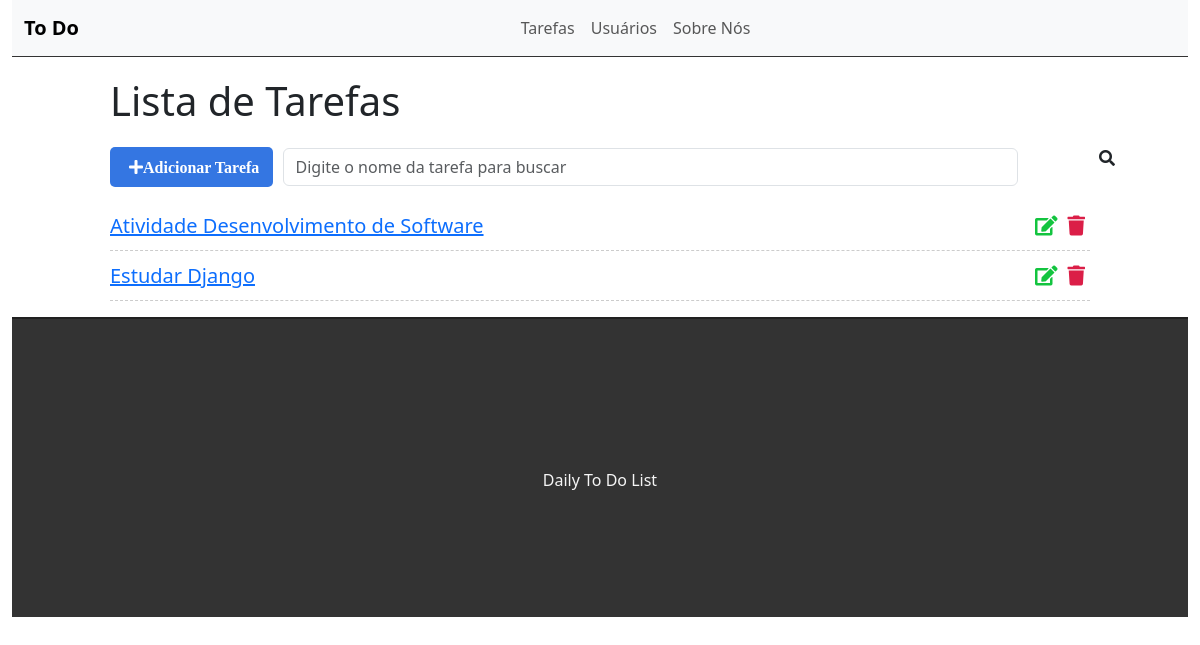
The app's page /, older data.
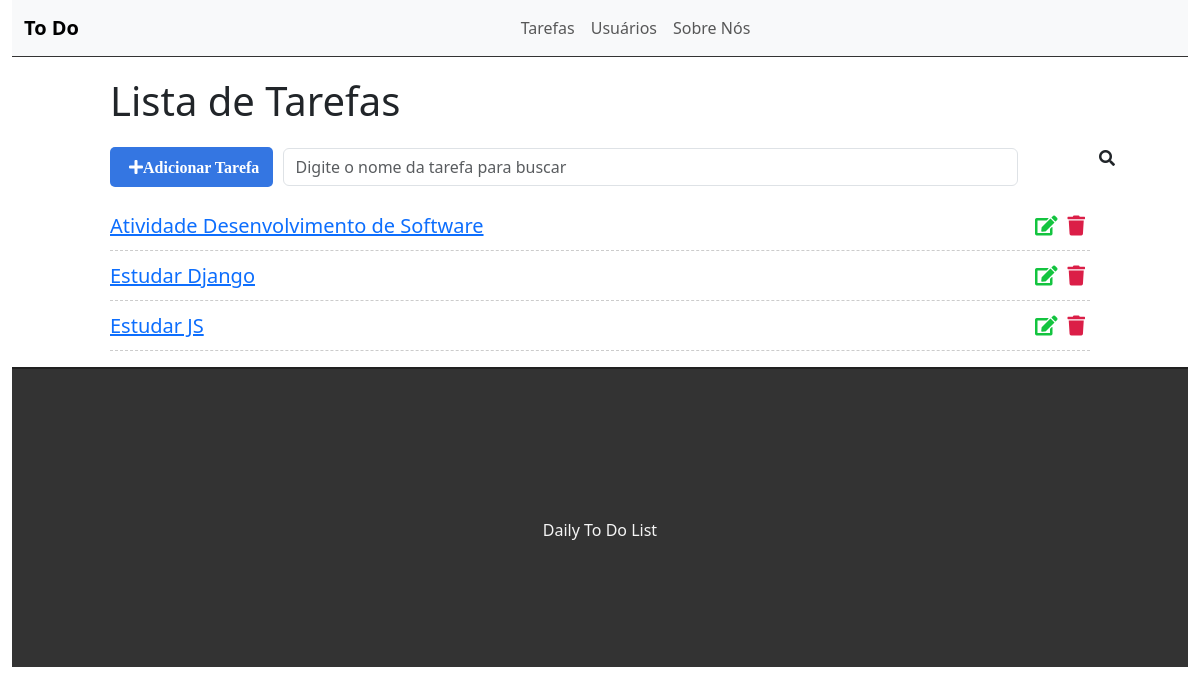
The same page, newer data.
### tasks/models.py (models this page shows)
class Task(models.Model):
    title = models.CharField(max_length=255)
    description = models.TextField()
    done = models.CharField(
        max_length=5,
        choices=STATUS,
    )

### tasks/views.py (the view)
# urls.py: path('', views.taskList, name='task-list'),
def taskList(request):
    tasks = Task.objects.all().order_by('title')
    return render(request, 'tasks/list.html', {'tasks': tasks})

### tasks/templates/tasks/list.html (shortened to what this page needs)
{% extends "base.html" %}
{% block content %}
<div class="offset-1 col-10 list-div">
    <h1>Lista de Tarefas</h1>
    <a id="add-link" href="newtask/">
        <div class="col-2 add-div">
            <i class="fas fa-plus">Adicionar Tarefa</i>
        </div>
    </a>
    <div class="col-9 search-div">
        <input class="form-control" type="text" id="search" name="search" placeholder="Digite o nome da tarefa para buscar">
        <i class="fas fa-search"></i>
    </div>
    <div class="class-list">
        <ul class="task-list">
            {% for task in tasks %}
            <li class="task-item">
                <span><a href="/task/{{task.id}}">{{task.title}}</a></span>
                <span><i class="fas fa-trash"></i></span>
                <a href="edit/{{task.id}}"><span><i class="fas fa-edit"></i></span></a>
            </li>
            {% endfor %}
        </ul>
    </div>
</div>
{% endblock content %}

Row changes from the older to the newer data that the page shows:
added Task: title "Estudar JS"
